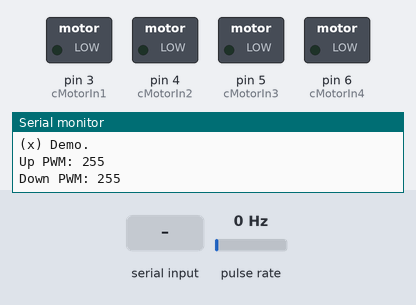
Bench run of a sketch on a simulated Arduino Uno, built with avr-gcc and run on an emulated ATmega328P. On the bench: switched loads named in the sketch (green lamp = pin HIGH), the last lines printed to the serial monitor. Wiring (inferred from the names in the program): pulse sensor: data pin 2. The test bench sets the inputs (shaded band); at power-on: pulse rate 0 Hz. EEPROM starts erased.

Above: at 1.2 s.
1.3 s: "t" received over Serial
At 2.2 s:
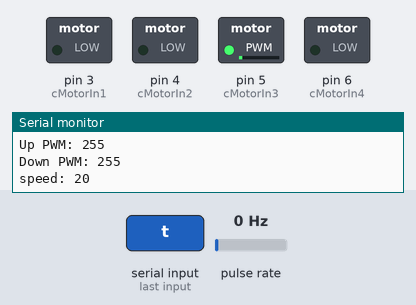
4.3 s: pulse rate (sensor on pin 2) set to 5 Hz
7.3 s: pulse rate (sensor on pin 2) set to 8 Hz
At 10.1 s:
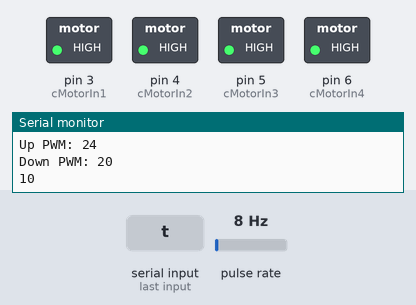
10.3 s: "x" received over Serial
At 11.1 s:
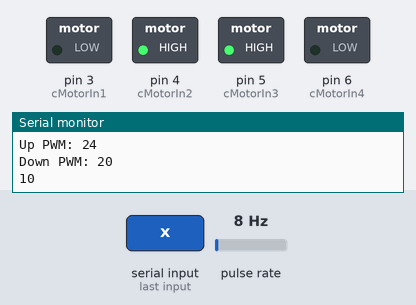
Timing chart, 0 to 15.8 s (numbered marks = the images above; inputs shaded):
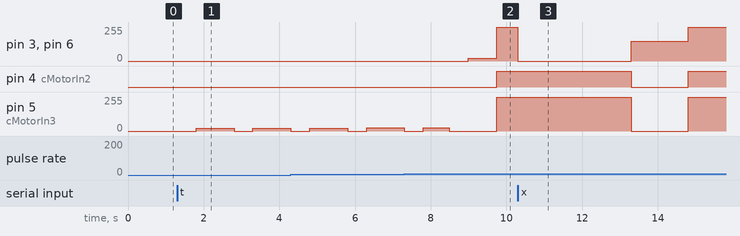

The sketch:

MagicBall.ino
```cpp
#include <EEPROM.h>
#include <SoftwareSerial.h>

#define BLE   0

// Mechanical parameters.
const int radius = 3537;
const int PI = 314;

SoftwareSerial sSerial(9, 8);

const int cEncoderPin = 2;
const int cMotorIn1 = 3;
const int cMotorIn2 = 4;
const int cMotorIn3 = 5;
const int cMotorIn4 = 6;

byte uPWM = 100;
byte dPWM = 100;

volatile int ticks = 0;
int ticksShadow = 0;

void setup() {
  pinMode(cMotorIn1, OUTPUT);
  pinMode(cMotorIn2, OUTPUT);
  pinMode(cMotorIn3, OUTPUT);
  pinMode(cMotorIn4, OUTPUT);

  digitalWrite(cMotorIn1, LOW);
  digitalWrite(cMotorIn2, LOW);
  digitalWrite(cMotorIn3, LOW);
  digitalWrite(cMotorIn4, LOW);

  Serial.begin(38400);
  sSerial.begin(38400);

  // Setup interrupt for encoder.
  pinMode(cEncoderPin, INPUT_PULLUP);
  attachInterrupt(digitalPinToInterrupt(cEncoderPin), EncoderISR, RISING);

  Serial.setTimeout(5000);
  DisplayUsage();

  EEPROM.get(0, uPWM);
  EEPROM.get(1, dPWM);

  Serial.print("Up PWM: ");
  Serial.println(uPWM);
  Serial.print("Down PWM: ");
  Serial.println(dPWM);
}

int cmd = 0;

void loop() {
  if (ticks != ticksShadow) {
    Serial.println(ticks);
    ticksShadow = ticks;
  }

#if BLE
/*
  int c;
  if (sSerial.available()) {
    c = sSerial.read();
    Serial.println(c, HEX);
  }
  return ;
*/
  int c;

  if (sSerial.available()) {
    // Message Start ID.
    if ((c = sSerial.read()) != 0xAB) return ;
    Serial.println(c);

    // Message Data.
    if ((c = sSerial.read()) != 0xAD) return ;
    Serial.println(c);

    while (sSerial.available()) {
      c = sSerial.read();
      Serial.println(c);

      switch (c) {
        case 1:
          MoveUpRound(1, 255);
          break;
        case 2:
          MoveDownRound(1, 150);
          break;
      }
    }
  }
#else
  ConsoleTest();
#endif
}

void SaveToEEPROM()
{
  // Save to EEPROM.
  EEPROM.put(0, uPWM);
  EEPROM.put(1, dPWM);

  Serial.print("Up PWM: ");
  Serial.println(uPWM);
  Serial.print("Down PWM: ");
  Serial.println(dPWM);
}

void DisplayUsage()
{
  Serial.println("\n(u) Move Up minium PWM.");
  Serial.println("(d) Move Down minium PWM.");
  Serial.println("(e) Save to EEPROM.");
  Serial.println("(i) Move up.");
  Serial.println("(k) Move down.");
  Serial.println("(t) Tunning minium speed.");
  Serial.println("(x) Demo.\n");
}

void ConsoleTest()
{
  if (Serial.available()) {
    cmd = Serial.read();

    switch (cmd) {
      case 'u':
        Serial.print("Current Up PWM: ");
        Serial.println(uPWM);

        uPWM= Serial.parseInt();
        Serial.print("New Up PWM: ");
        Serial.println(uPWM);
        break;
      case 'd':
        Serial.print("Current Down PWM: ");
        Serial.println(dPWM);

        dPWM= Serial.parseInt();
        Serial.print("New Down PWM: ");
        Serial.println(dPWM);
        break;
      case 'e':
        SaveToEEPROM();
        break;
      case 'i':
        MoveUpRound(1, uPWM);
        break;
      case 'k':
        MoveDownRound(1, dPWM);
        break;
      case 't':
        TuningSpeed();
        break;
      case 'x':
        // Straight up.
        MoveUp(255);
        delay(3000);

        // Round 1
        // Fast down.
        MoveDown(150);
        delay(1500);

        Hold();
        delay(1000);

        // Fast up.
        MoveUp(255);
        delay(1800);

        // Round 2
        // Fast down.
        MoveDown(150);
        delay(1500);

        Hold();
        delay(1000);

        // Fast up.
        MoveUp(255);
        delay(1800);

        // Round 3
        // Fast down.
        MoveDown(150);
        delay(1500);

        Hold();
        delay(1000);

        // Fast up.
        MoveUp(255);
        delay(1800);

        Hold();
        break;
      default:
        DisplayUsage();
        break;
    }
  }
}

void MoveUp(int value)
{
  digitalWrite(cMotorIn1, LOW);
  analogWrite(cMotorIn2, value);

  analogWrite(cMotorIn3, value);
  digitalWrite(cMotorIn4, LOW);
}

void MoveDown(int value)
{
  analogWrite(cMotorIn1, value);
  digitalWrite(cMotorIn2, LOW);

  digitalWrite(cMotorIn3, LOW);
  analogWrite(cMotorIn4, value);
}

void Hold()
{
  digitalWrite(cMotorIn1, HIGH);
  digitalWrite(cMotorIn2, HIGH);
  digitalWrite(cMotorIn3, HIGH);
  digitalWrite(cMotorIn4, HIGH);
}

void Release()
{
  digitalWrite(cMotorIn1, LOW);
  digitalWrite(cMotorIn2, LOW);
  digitalWrite(cMotorIn3, LOW);
  digitalWrite(cMotorIn4, LOW);
}

volatile bool encoding = false;
volatile int tickGoal = 0;

void MoveUpRound(int rounds, int value)
{
  ticks = 0;
  tickGoal = ticks + 60 * rounds;
  encoding = true;
  MoveUp(value);
}

void MoveDownRound(int rounds, int value)
{
  ticks = 0;
  tickGoal = ticks + 60 * rounds;
  encoding = true;
  MoveDown(value);
}

void TuningSpeed()
{
  long t;

  // Tuning Move up speed.
  encoding = true;

  for (uPWM = 20; uPWM < 256; uPWM ++) {
    Serial.print("speed: ");
    Serial.println(uPWM);

    ticks = ticksShadow = 0;
    tickGoal = ticks + 10;

    Release();
    delay(500);
    t = millis();
    MoveUp(uPWM);

    while (encoding && millis() - t < 1000) delay(1);

    if (encoding == false) {
      Serial.print("Minium move up speed: ");
      Serial.println(uPWM);
      break;
    }
  }

  // Tuning Move down speed.
  encoding = true;

  for (dPWM = 20; dPWM < 256; dPWM ++) {
    Serial.print("speed: ");
    Serial.println(dPWM);

    ticks = ticksShadow = 0;
    tickGoal = ticks + 10;

    Release();
    delay(500);
    t = millis();
    MoveDown(dPWM);

    while (encoding && millis() - t < 1000) delay(1);

    if (encoding == false) {
      Serial.print("Minium move down speed: ");
      Serial.println(dPWM);
      break;
    }
  }

  SaveToEEPROM();
}

volatile unsigned long prevMicros = 0;

void EncoderISR()
{
  if (!encoding) return ;

  if (micros() - prevMicros < 10000) return ;

  prevMicros = micros();
  ticks ++;

  if (ticks == tickGoal) {
    encoding = false;
    Hold();
  }
}
```

Measured:
- the behaviour switches between 6 and 7 Hz on pulse rate (sensor on pin 2) (found by bisection; images 1 and 2)
- after the input at 1.3 s, pin 5 (cMotorIn3): 0/255 → 20/255 after 0.50 s, → 0/255 1.0 s later, → 21/255 0.50 s later
- after the input at 7.3 s, pin 3 (cMotorIn1), pin 6 (cMotorIn4): 0/255 → 20/255 after 1.7 s, → 255/255 0.75 s later; pin 4 (cMotorIn2): LOW → HIGH after 2.4 s
- after the input at 10.3 s, pin 3 (cMotorIn1), pin 6 (cMotorIn4): 255/255 → 0/255 at once, → 150/255 3.0 s later, → 255/255 1.5 s later; pin 4 (cMotorIn2): HIGH → LOW after 3.0 s, → HIGH 1.5 s later; pin 5 (cMotorIn3): 255/255 → 0/255 after 3.0 s, → 255/255 1.5 s later
